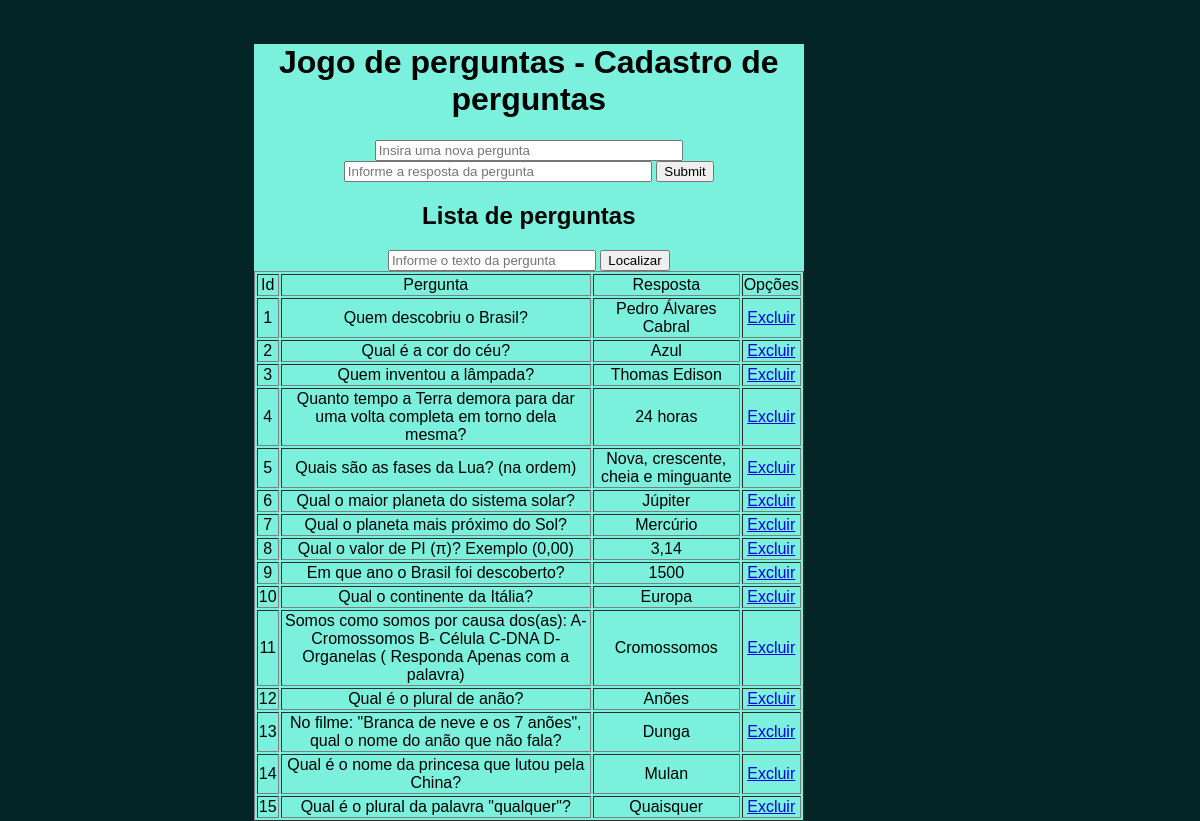
/sistema/jogoadivinhacao/cadastrarperguntas.php, run on the app's committed database.
### tables this page shows
CREATE TABLE `perguntas` (
  `id` int(11) NOT NULL,
  `pergunta` text NOT NULL,
  `resposta` text NOT NULL
);

### sistema/jogoadivinhacao/cadastrarperguntas.php (the view, shortened to what this page needs)
<?php
    include("../../private/conecta.php");
?>
<!DOCTYPE html>
<html>
<head>
    <link rel="stylesheet" type="text/css" href="../../assets/css/jogoadivinha.css">
</head>
<body>
    <div class="cadconteudo">
        <h1 class="cadtitulo">Jogo de perguntas - Cadastro de perguntas</h1>
        <form method="POST" action="" class="titulo">
            <input type="text" name="pergunta" placeholder="Insira uma nova pergunta" class="cadPergunta"><br>
            <input type="text" name="resposta" placeholder="Informe a resposta da pergunta" class="cadResposta">
            <input type="submit" name="btCadastrar">
        </form>
        <h2 class="titulo">Lista de perguntas</h2>
        <form method="post" action="#" class="titulo">
            <input type="text" name="texto" placeholder="Informe o texto da pergunta" class="cadtextperg">
            <input type="submit" name="btLocalizar" value="Localizar">
        <div class="titulo">
            <?php
                $sql = "SELECT * FROM perguntas";
                $perguntas = mysqli_query($banco, $sql);
                echo "<table border = '1'>";
                echo "<tr>  <td>Id</td> <td>Pergunta</td> <td>Resposta</td> <td>Opções</td> </tr>";
                    while ($pergunta = mysqli_fetch_array($perguntas)) {
                        echo "<tr><td>".$pergunta["id"]."</td><td>".$pergunta["pergunta"]."</td><td>".$pergunta["resposta"]."</td> <td><a href='cadastrarperguntas.php?id=".$pergunta["id"]."'>Excluir</a></td></tr>";
                    }
                echo "</table>";
            ?>
    </div>
    </form>
</body>
</html>

### assets/css/jogoadivinha.css (style rules this page uses)
* { font-family: 'Franklin Gothic Medium', 'Arial Narrow', Arial, sans-serif; width: auto; height: auto; }
body { background-color: #042527; font-family: 'Times New Roman', Times, serif; padding: 15px; }
.titulo { position: relative; text-align: center; }
.cadconteudo { position: relative; left: 20%; width: 550px; height: 300px; background-color: #7bf0dc; text-align: center; }
.cadtitulo { position: relative; text-align: center; }
.cadtextperg { position: relative; width: 200px; }
.cadPergunta { position: relative; width: 300px; }
.cadResposta { position: relative; width: 300px; }
form { background-color: #7bf0dc; }

### data on the page
perguntas: id "1", pergunta "Quem descobriu o Brasil?", resposta "Pedro Álvares Cabral"
perguntas: id "2", pergunta "Qual é a cor do céu?", resposta "Azul"
perguntas: id "3", pergunta "Quem inventou a lâmpada?", resposta "Thomas Edison"
perguntas: id "4", pergunta "Quanto tempo a Terra demora para dar uma volta completa em torno dela mesma?", resposta "24 horas"
perguntas: id "5", pergunta "Quais são as fases da Lua? (na ordem)", resposta "Nova, crescente, cheia e minguante"
perguntas: id "6", pergunta "Qual o maior planeta do sistema solar?", resposta "Júpiter"
perguntas: id "7", pergunta "Qual o planeta mais próximo do Sol?", resposta "Mercúrio"
perguntas: id "8", pergunta "Qual o valor de PI (π)? Exemplo (0,00)", resposta "3,14"
perguntas: id "9", pergunta "Em que ano o Brasil foi descoberto?", resposta "1500"
perguntas: id "10", pergunta "Qual o continente da Itália?", resposta "Europa"
perguntas: id "11", pergunta "Somos como somos por causa dos(as): A- Cromossomos B- Célula C-DNA D-Organelas ( Responda Apenas com a palavra)", resposta "Cromossomos"
perguntas: id "12", pergunta "Qual é o plural de anão?", resposta "Anões"
perguntas: id "13", pergunta "No filme: \"Branca de neve e os 7 anões\", qual o nome do anão que não fala?", resposta "Dunga"
perguntas: id "14", pergunta "Qual é o nome da princesa que lutou pela China?", resposta "Mulan"
perguntas: id "15", pergunta "Qual é o plural da palavra \"qualquer\"?", resposta "Quaisquer"
